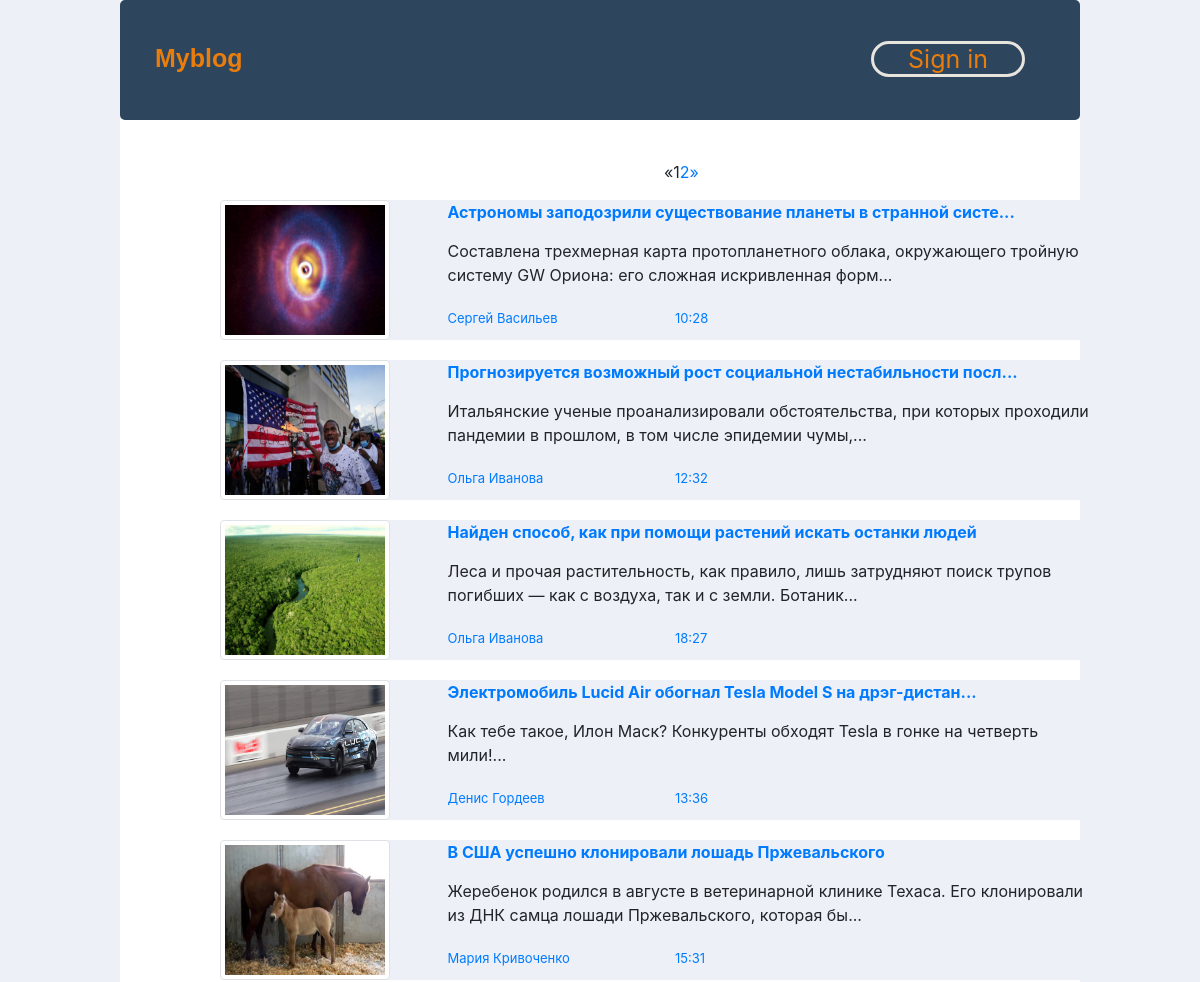
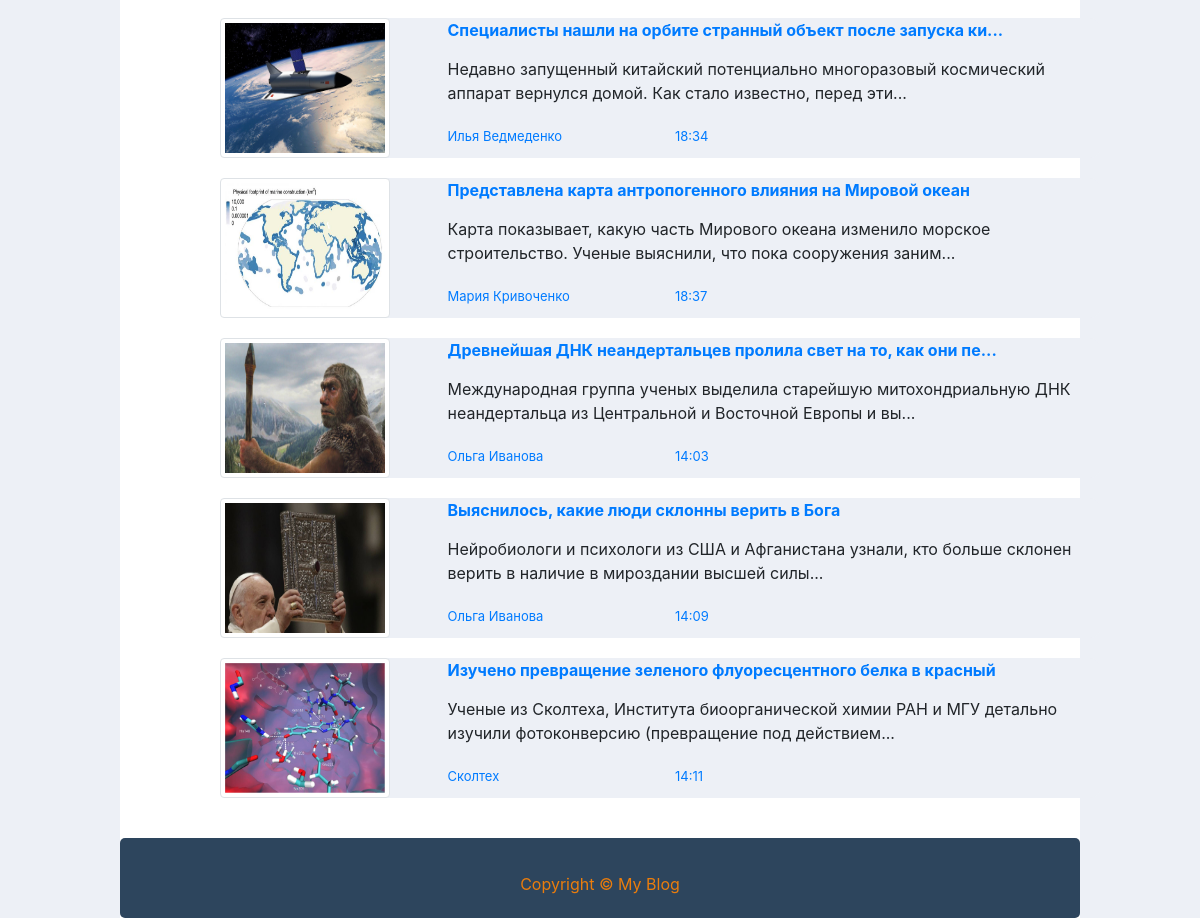
Page /post/ on the committed database (2 pictures, top to bottom).
### myblog/models.py (models this page shows, shortened)
class Article(models.Model):
	title = models.CharField(max_length=250,blank=True, null=True)
	author = models.CharField(max_length=250,blank=True, null=True)
	dt_article = models.DateTimeField(auto_now_add=True)
	description = models.TextField(blank=True, null=True)
	short_description = models.CharField(max_length=120,blank=True, null=True)
	image = models.ImageField(upload_to='media/uploads/')
	published = models.DateTimeField(blank=True, null=True)
	created = models.DateTimeField(blank=True, null=True)
	updated = models.DateTimeField(blank=True, auto_now=True, null=True)
	is_active = models.BooleanField(default=True)
	class Meta:
		verbose_name = 'Article'
		verbose_name_plural = 'Articles'

### myblog/views.py (the view)
# urls.py: path('post/', views.post, name='post'),
def post(request):
	user_valid = False
	if request.user.is_authenticated:
		user_valid = True
	object_list = Article.objects.all().order_by('published')
	paginator = Paginator(object_list, 10)  # 10 поста на каждой странице
	page = request.GET.get('page')
	try:
		article_list = paginator.page(page)
	except PageNotAnInteger:
		article_list = paginator.page(1)
	except EmptyPage:
		article_list = paginator.page(paginator.num_pages)
	return render(request,
			'content.html',
			{'page': page,
			'article_list': article_list,
			'user_valid':user_valid})

### templates/content.html
{% extends  'base_page.html' %}
{% load static %}
{% block content %}
{% load my_templatetag %}
  {% include "pagination.html" with page=posts %}
	{% for article in article_list %}
	<div class="content-articls">
		<div class="conteiner">
			<div class="row">
				<div class="col-3">
					<div class="articl_photo">
						<img src="{{article.image.url}}" class="img" />
					</div>
				</div>
				<div class="col-9">
					<div class="row">
						<div class="col-12">
							<span class="title ">
							{% if article.title|length > 60  %}
							   <a href="{% url 'article' article.id %}">{{article.title|slice:':60'}}...</a></span>
							{% else %}
							   <a href="{% url 'article' article.id %}">{{article.title}}</a></span>
							{% endif %}
						</div>
					</div>
					<div class="row">
						<div class="col-12 short-desc">
							<div class="info">
								{{article.short_description|slice:":300"}}...
							</div>
						</div>
					</div>
					<div class="row">
						<div class="col-4 post-info">
							<span>{{article.author}}</span>
						</div>
						<div class="col-4 .col-md-offset-3 post-info">
							<span>{{article.published|time:"H:i"}}</span>
						</div>
					</div>
				</div>
			</div>
		</div>
	</div>
	{% endfor %}
</div>
{% endblock %}

### templates/base_page.html (shortened to what this page needs)
 <!DOCTYPE html>
{% load static %}
<html lang="en">
<head>
    <link href="{% static 'css/main.css' %}" rel="stylesheet">
    <link rel="stylesheet" href="https://maxcdn.bootstrapcdn.com/bootstrap/4.0.0/css/bootstrap.min.css">
</head>
<body>
       <header class="header">{% include 'header.html' %}</header>
       <div class="content">
            {% block content %}{% endblock %}
       <footer class ='footer'>{% include 'footer.html' %}</footer>
</body>
</html>

### templates/header.html (shortened to what this page needs)
{% load static %}
<div class="container">
	<div class="logo">
	   <a class="logo-link-text" href="?page=1">Myblog</a>
	</div>
	<nav>
	   <ul>
		   <li class="link-ln-lo">
              {% if user_valid %}
               <a class="head-text" href="{%url 'logout_view' %}">
               	   <span>→</span>Logout<span>←</span>
               </a>
              {% else %}
                <a class="head-text" href="{%url 'Sign_inView' %}">
                	<span>→</span>Sign in<span>←</span>
                </a>
               {% endif %}
           </li>
       </ul>
   </nav>
</div>

### templates/pagination.html
{% if article_list %}
<ul class="pagination">
  {% if article_list.has_previous %}
  <li><a href="?page={{ article_list.previous_page_number }}">&laquo;</a></li>
  {% else %}
  <li class="disabled"><span>&laquo;</span></li>
  {% endif %}
  {% for i in article_list.paginator.page_range %}
  {% if article_list.number == i %}
  <li class="active"><span>{{ i }} <span class="sr-only">(current)</span></span></li>
  {% else %}
  <li><a href="?page={{ i }}">{{ i }}</a></li>
  {% endif %}
  {% endfor %}
  {% if article_list.has_next %}
  <li><a href="?page={{ article_list.next_page_number }}">&raquo;</a></li>
  {% else %}
  <li class="disabled"><span>&raquo;</span></li>
  {% endif %}
</ul>
{% endif %}

### templates/footer.html
<div  class="footer-text">
      <small>Copyright &copy; My Blog</small>
</div>

### static/css/main.css (style rules this page uses)
.footer { width: 100%; padding-bottom: 0px; height: 80px; background-color: #2d455d; border-radius: 5px; }
.footer-text { padding-top: 30px; padding-left: 0px; text-align: center; font-size: 20px; color: #eb7d0c; }
.header { width: 100%; height: 120px; background-color: #2d455d; border-radius: 5px; }
.container { width: 100%; padding-top: 20px; margin: 0 auto; height: 80px; }
.container:after { content: ""; display: table; clear: both; }
.logo { color: #fb8205eb; padding-top: 20px; padding-left: 20px; float: left; }
.logo-link-text { display: inline; margin-right: 70px; color: inherit; font-size: 25px; font-family: 'Varela', sans-serif; font-weight: bold; text-decoration: none; }
.head-text { font-size: 25px; text-transform: uppercase; position: relative; text-transform: none; }
nav { padding-top: 20px; float: right; padding-right: 40px; }
nav ul { margin: 0; padding: 0; list-style: none; }
nav li { display: inline-block; }
nav a { text-decoration: none; line-height: 38px; }
.content { padding-bottom: 30px; height: 1000px; }
body { background-color: white; width: 80%; margin: auto !important; }
html { padding:0; margin-top: 0px; background-color: #edf0f6; }
a { text-decoration: none; }
.link-ln-lo a { color: #fb8205eb; border-radius: 25px; border: 3px solid #E7E5DD; }
.content { height: 1660px; width: 880px; margin: 40px 100px 0px 100px; }
.content-articls { margin-bottom: 20px; width: 100%; height: 140px; border-radius: 10px; background-color: #edf0f6; }
.conteiner { height: 100%; }
.img { padding: 0.25rem; background-color: #fff; border: 1px solid #dee2e6; border-radius: .25rem; width: 170px; height: 140px; }
.info { margin-top: 15px; }
.post-info { font-size: 13px; color: #007bff; padding-top: 20px; }
.title { color: #007bff; font-weight: bold; }
.short-desc { height: 65px; }
.pagination { margin-left: 444px !important; }

### rows in the picture
Article: image (picture), title "Астрономы заподозрили существование планеты в странной систе", short_description "Составлена трехмерная карта протопланетного облака, окружающего тройную систему GW Ориона: его сложная искривленная форм", author "Сергей Васильев", published "10:28"
Article: image (picture), title "Прогнозируется возможный рост социальной нестабильности посл", short_description "Итальянские ученые проанализировали обстоятельства, при которых проходили пандемии в прошлом, в том числе эпидемии чумы,", author "Ольга Иванова", published "12:32"
Article: image (picture), title "Найден способ, как при помощи растений искать останки людей", short_description "Леса и прочая растительность, как правило, лишь затрудняют поиск трупов погибших — как с воздуха, так и с земли. Ботаник", author "Ольга Иванова", published "18:27"
Article: image (picture), title "Электромобиль Lucid Air обогнал Tesla Model S на дрэг-дистан", short_description "Как тебе такое, Илон Маск? Конкуренты обходят Tesla в гонке на четверть мили!", author "Денис Гордеев", published "13:36"
Article: image (picture), title "В США успешно клонировали лошадь Пржевальского", short_description "Жеребенок родился в августе в ветеринарной клинике Техаса. Его клонировали из ДНК самца лошади Пржевальского, которая бы", author "Мария Кривоченко", published "15:31"
Article: image (picture), title "Специалисты нашли на орбите странный объект после запуска ки", short_description "Недавно запущенный китайский потенциально многоразовый космический аппарат вернулся домой. Как стало известно, перед эти", author "Илья Ведмеденко", published "18:34"
Article: image (picture), title "Представлена карта антропогенного влияния на Мировой океан", short_description "Карта показывает, какую часть Мирового океана изменило морское строительство. Ученые выяснили, что пока сооружения заним", author "Мария Кривоченко", published "18:37"
Article: image (picture), title "Древнейшая ДНК неандертальцев пролила свет на то, как они пе", short_description "Международная группа ученых выделила старейшую митохондриальную ДНК неандертальца из Центральной и Восточной Европы и вы", author "Ольга Иванова", published "14:03"
Article: image (picture), title "Выяснилось, какие люди склонны верить в Бога", short_description "Нейробиологи и психологи из США и Афганистана узнали, кто больше склонен верить в наличие в мироздании высшей силы", author "Ольга Иванова", published "14:09"
Article: image (picture), title "Изучено превращение зеленого флуоресцентного белка в красный", short_description "Ученые из Сколтеха, Института биоорганической химии РАН и МГУ детально изучили фотоконверсию (превращение под действием", author "Сколтех", published "14:11"

### other values in the picture
{{ i }} "1"
{{ i }} "2"
